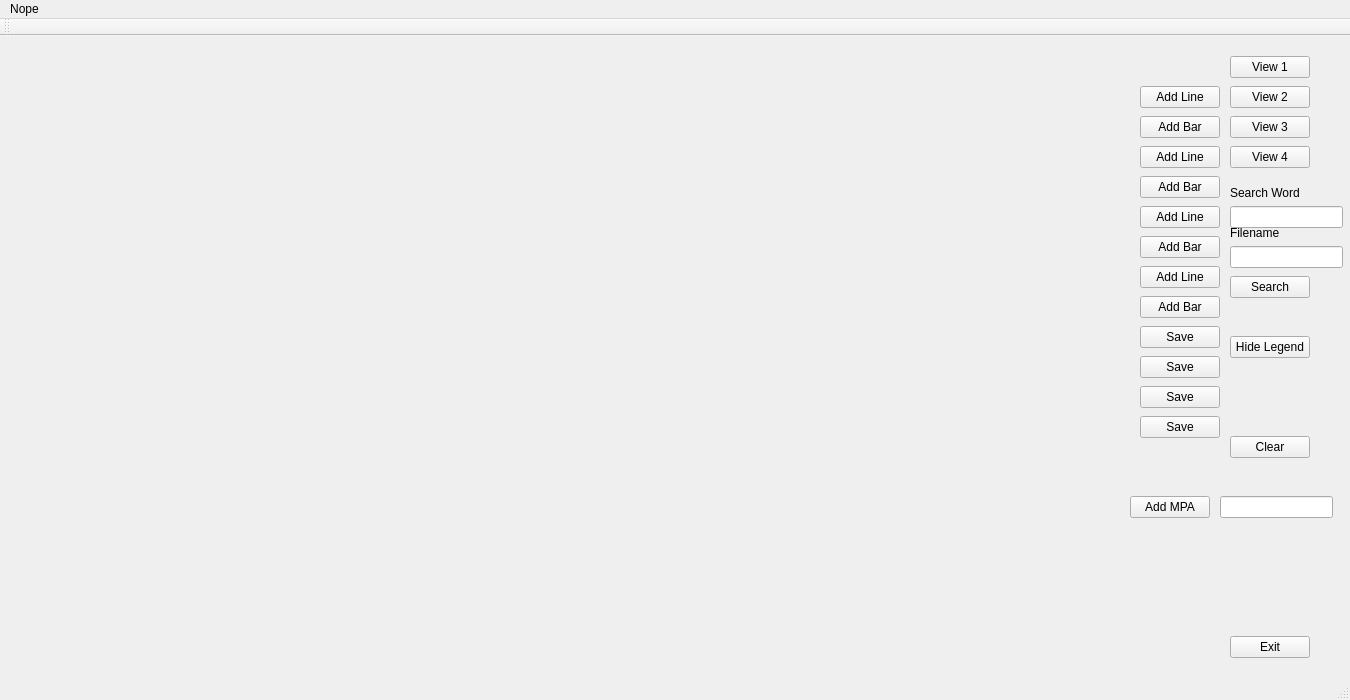
<?xml version="1.0" encoding="UTF-8"?>
<ui version="4.0">
 <class>MainWindow</class>
 <widget class="QMainWindow" name="MainWindow">
  <property name="geometry">
   <rect>
    <x>0</x>
    <y>0</y>
    <width>1350</width>
    <height>700</height>
   </rect>
  </property>
  <property name="windowTitle">
   <string>MainWindow</string>
  </property>
  <widget class="QWidget" name="centralWidget">
   <widget class="QCustomPlot" name="plot_1" native="true">
    <property name="geometry">
     <rect>
      <x>0</x>
      <y>0</y>
      <width>300</width>
      <height>300</height>
     </rect>
    </property>
    <property name="sizePolicy">
     <sizepolicy hsizetype="Preferred" vsizetype="Preferred">
      <horstretch>5</horstretch>
      <verstretch>5</verstretch>
     </sizepolicy>
    </property>
   </widget>
   <widget class="QCustomPlot" name="plot_2" native="true">
    <property name="geometry">
     <rect>
      <x>300</x>
      <y>0</y>
      <width>300</width>
      <height>300</height>
     </rect>
    </property>
    <property name="sizePolicy">
     <sizepolicy hsizetype="Preferred" vsizetype="Preferred">
      <horstretch>5</horstretch>
      <verstretch>5</verstretch>
     </sizepolicy>
    </property>
   </widget>
   <widget class="QPushButton" name="button_view_1">
    <property name="geometry">
     <rect>
      <x>1230</x>
      <y>20</y>
      <width>80</width>
      <height>22</height>
     </rect>
    </property>
    <property name="text">
     <string>View 1</string>
    </property>
   </widget>
   <widget class="QPushButton" name="button_bar_2">
    <property name="geometry">
     <rect>
      <x>1140</x>
      <y>140</y>
      <width>80</width>
      <height>22</height>
     </rect>
    </property>
    <property name="text">
     <string>Add Bar</string>
    </property>
   </widget>
   <widget class="QPushButton" name="button_line_2">
    <property name="geometry">
     <rect>
      <x>1140</x>
      <y>110</y>
      <width>80</width>
      <height>22</height>
     </rect>
    </property>
    <property name="text">
     <string>Add Line</string>
    </property>
   </widget>
   <widget class="QPushButton" name="button_line_1">
    <property name="geometry">
     <rect>
      <x>1140</x>
      <y>50</y>
      <width>80</width>
      <height>22</height>
     </rect>
    </property>
    <property name="text">
     <string>Add Line</string>
    </property>
   </widget>
   <widget class="QPushButton" name="button_bar_1">
    <property name="geometry">
     <rect>
      <x>1140</x>
      <y>80</y>
      <width>80</width>
      <height>22</height>
     </rect>
    </property>
    <property name="text">
     <string>Add Bar</string>
    </property>
   </widget>
   <widget class="QCustomPlot" name="plot_3" native="true">
    <property name="geometry">
     <rect>
      <x>0</x>
      <y>325</y>
      <width>300</width>
      <height>300</height>
     </rect>
    </property>
    <property name="sizePolicy">
     <sizepolicy hsizetype="Preferred" vsizetype="Preferred">
      <horstretch>5</horstretch>
      <verstretch>5</verstretch>
     </sizepolicy>
    </property>
   </widget>
   <widget class="QCustomPlot" name="plot_4" native="true">
    <property name="geometry">
     <rect>
      <x>300</x>
      <y>325</y>
      <width>300</width>
      <height>300</height>
     </rect>
    </property>
    <property name="sizePolicy">
     <sizepolicy hsizetype="Preferred" vsizetype="Preferred">
      <horstretch>5</horstretch>
      <verstretch>5</verstretch>
     </sizepolicy>
    </property>
   </widget>
   <widget class="QPushButton" name="button_bar_3">
    <property name="geometry">
     <rect>
      <x>1140</x>
      <y>200</y>
      <width>80</width>
      <height>22</height>
     </rect>
    </property>
    <property name="text">
     <string>Add Bar</string>
    </property>
   </widget>
   <widget class="QPushButton" name="button_line_3">
    <property name="geometry">
     <rect>
      <x>1140</x>
      <y>170</y>
      <width>80</width>
      <height>22</height>
     </rect>
    </property>
    <property name="text">
     <string>Add Line</string>
    </property>
   </widget>
   <widget class="QPushButton" name="button_bar_4">
    <property name="geometry">
     <rect>
      <x>1140</x>
      <y>260</y>
      <width>80</width>
      <height>22</height>
     </rect>
    </property>
    <property name="text">
     <string>Add Bar</string>
    </property>
   </widget>
   <widget class="QPushButton" name="button_line_4">
    <property name="geometry">
     <rect>
      <x>1140</x>
      <y>230</y>
      <width>80</width>
      <height>22</height>
     </rect>
    </property>
    <property name="text">
     <string>Add Line</string>
    </property>
   </widget>
   <widget class="QPushButton" name="button_view_2">
    <property name="geometry">
     <rect>
      <x>1230</x>
      <y>50</y>
      <width>80</width>
      <height>22</height>
     </rect>
    </property>
    <property name="text">
     <string>View 2</string>
    </property>
   </widget>
   <widget class="QPushButton" name="button_view_3">
    <property name="geometry">
     <rect>
      <x>1230</x>
      <y>80</y>
      <width>80</width>
      <height>22</height>
     </rect>
    </property>
    <property name="text">
     <string>View 3</string>
    </property>
   </widget>
   <widget class="QPushButton" name="button_view_4">
    <property name="geometry">
     <rect>
      <x>1230</x>
      <y>110</y>
      <width>80</width>
      <height>22</height>
     </rect>
    </property>
    <property name="text">
     <string>View 4</string>
    </property>
   </widget>
   <widget class="QPushButton" name="button_save_2">
    <property name="geometry">
     <rect>
      <x>1140</x>
      <y>320</y>
      <width>80</width>
      <height>22</height>
     </rect>
    </property>
    <property name="text">
     <string>Save</string>
    </property>
   </widget>
   <widget class="QPushButton" name="button_save_1">
    <property name="geometry">
     <rect>
      <x>1140</x>
      <y>290</y>
      <width>80</width>
      <height>22</height>
     </rect>
    </property>
    <property name="text">
     <string>Save</string>
    </property>
   </widget>
   <widget class="QPushButton" name="button_save_4">
    <property name="geometry">
     <rect>
      <x>1140</x>
      <y>380</y>
      <width>80</width>
      <height>22</height>
     </rect>
    </property>
    <property name="text">
     <string>Save</string>
    </property>
   </widget>
   <widget class="QPushButton" name="button_save_3">
    <property name="geometry">
     <rect>
      <x>1140</x>
      <y>350</y>
      <width>80</width>
      <height>22</height>
     </rect>
    </property>
    <property name="text">
     <string>Save</string>
    </property>
   </widget>
   <widget class="QLineEdit" name="Filename">
    <property name="geometry">
     <rect>
      <x>1230</x>
      <y>210</y>
      <width>113</width>
      <height>22</height>
     </rect>
    </property>
   </widget>
   <widget class="QPushButton" name="button_search">
    <property name="geometry">
     <rect>
      <x>1230</x>
      <y>240</y>
      <width>80</width>
      <height>22</height>
     </rect>
    </property>
    <property name="text">
     <string>Search</string>
    </property>
   </widget>
   <widget class="QLineEdit" name="searchField">
    <property name="geometry">
     <rect>
      <x>1230</x>
      <y>170</y>
      <width>113</width>
      <height>22</height>
     </rect>
    </property>
   </widget>
   <widget class="QLabel" name="label">
    <property name="geometry">
     <rect>
      <x>1230</x>
      <y>150</y>
      <width>100</width>
      <height>14</height>
     </rect>
    </property>
    <property name="text">
     <string>Search Word</string>
    </property>
   </widget>
   <widget class="QLabel" name="label_2">
    <property name="geometry">
     <rect>
      <x>1230</x>
      <y>190</y>
      <width>100</width>
      <height>14</height>
     </rect>
    </property>
    <property name="text">
     <string>Filename</string>
    </property>
   </widget>
   <widget class="QPushButton" name="button_clear">
    <property name="geometry">
     <rect>
      <x>1230</x>
      <y>400</y>
      <width>80</width>
      <height>22</height>
     </rect>
    </property>
    <property name="text">
     <string>Clear</string>
    </property>
   </widget>
   <widget class="QPushButton" name="button_MPA">
    <property name="geometry">
     <rect>
      <x>1130</x>
      <y>460</y>
      <width>80</width>
      <height>22</height>
     </rect>
    </property>
    <property name="text">
     <string>Add MPA</string>
    </property>
   </widget>
   <widget class="QLineEdit" name="line_MPA">
    <property name="geometry">
     <rect>
      <x>1220</x>
      <y>460</y>
      <width>113</width>
      <height>22</height>
     </rect>
    </property>
   </widget>
   <widget class="QPushButton" name="toggle_legend">
    <property name="geometry">
     <rect>
      <x>1230</x>
      <y>300</y>
      <width>80</width>
      <height>22</height>
     </rect>
    </property>
    <property name="text">
     <string>Hide Legend</string>
    </property>
   </widget>
   <widget class="QPushButton" name="pushButton">
    <property name="geometry">
     <rect>
      <x>1230</x>
      <y>600</y>
      <width>80</width>
      <height>22</height>
     </rect>
    </property>
    <property name="text">
     <string>Exit</string>
    </property>
   </widget>
  </widget>
  <widget class="QMenuBar" name="menuBar">
   <property name="geometry">
    <rect>
     <x>0</x>
     <y>0</y>
     <width>1350</width>
     <height>19</height>
    </rect>
   </property>
   <widget class="QMenu" name="menuNope">
    <property name="title">
     <string>Nope</string>
    </property>
   </widget>
   <addaction name="menuNope"/>
  </widget>
  <widget class="QToolBar" name="mainToolBar">
   <attribute name="toolBarArea">
    <enum>TopToolBarArea</enum>
   </attribute>
   <attribute name="toolBarBreak">
    <bool>false</bool>
   </attribute>
  </widget>
  <widget class="QStatusBar" name="statusBar"/>
 </widget>
 <layoutdefault spacing="6" margin="11"/>
 <customwidgets>
  <customwidget>
   <class>QCustomPlot</class>
   <extends>QWidget</extends>
   <header>qcustomplot.h</header>
   <container>1</container>
  </customwidget>
 </customwidgets>
 <resources/>
 <connections/>
</ui>
